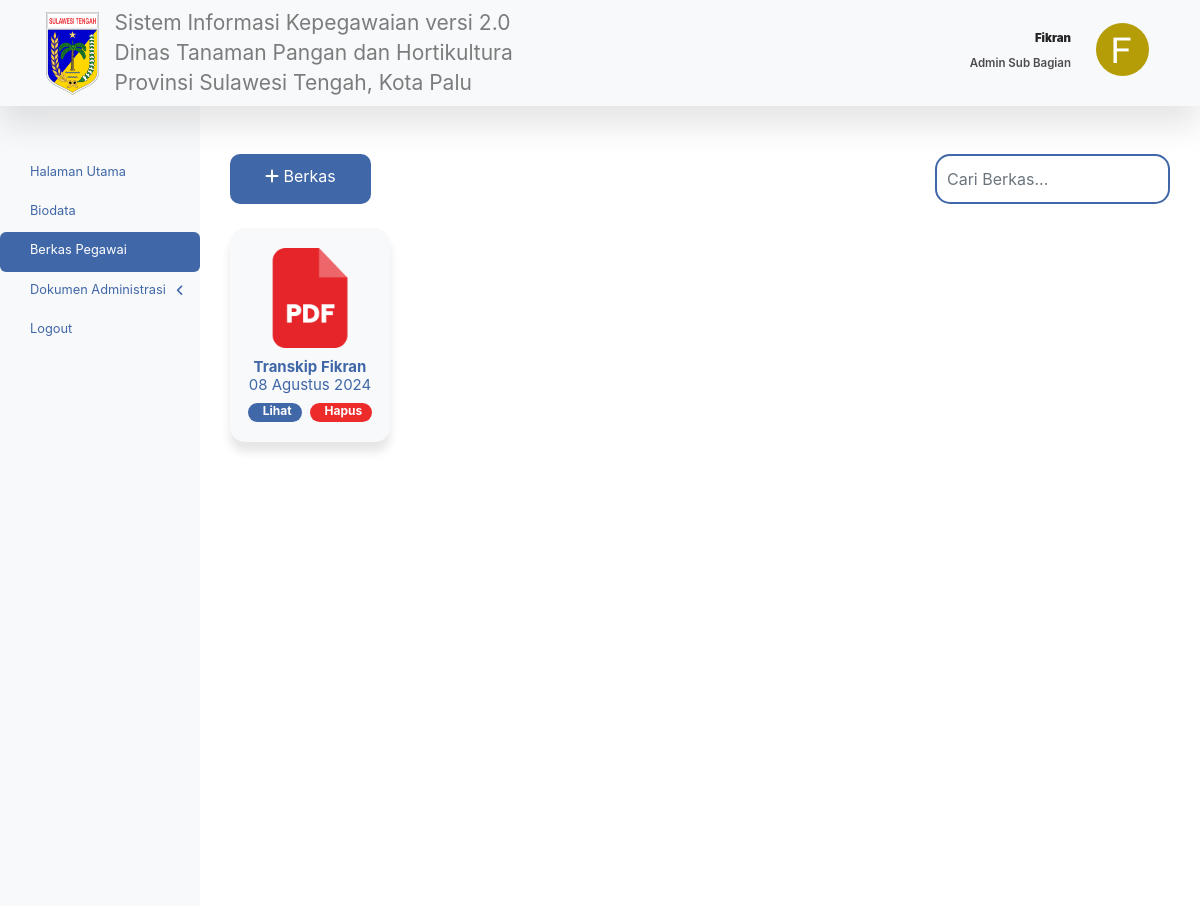
Screenshot of /berkas-staf-pegawai.php (signed in) with the database file from the repository.
### tables this page shows
CREATE TABLE `tb_pegawai` (
  `pegawai_id` int(11) NOT NULL,
  `role_id` int(11) NOT NULL,
  `jabatan_id` int(11) NOT NULL,
  `nama_lengkap` varchar(50) NOT NULL,
  `bidang` varchar(50) NOT NULL,
  `nip_pegawai` varchar(50) NOT NULL,
  `password_pegawai` varchar(255) NOT NULL,
  `nama_jabatan_pegawai` varchar(50) NOT NULL,
  `tmp_lahir_pegawai` varchar(50) NOT NULL,
  `tgl_lahir_pegawai` date NOT NULL,
  `agama_pegawai` varchar(50) NOT NULL,
  `status_perkawinan` varchar(50) NOT NULL,
  `no_hp_pegawai` varchar(50) NOT NULL,
  `pangkat_pegawai` varchar(50) NOT NULL,
  `pendidikan_terakhir` varchar(50) NOT NULL,
  `npwp_pegawai` varchar(50) NOT NULL,
  `ktp_pegawai` varchar(50) NOT NULL,
  `kapreg_pegawai` varchar(50) NOT NULL,
  `email_pegawai` varchar(50) NOT NULL,
  `unit_organisasi` varchar(50) NOT NULL,
  `unit_kerja` varchar(50) NOT NULL,
  `nama_suami_istri` varchar(50) NOT NULL,
  `pekerjaan` varchar(50) NOT NULL,
  `nip_suami_istri` varchar(50) NOT NULL,
  `alamat_pegawai` text NOT NULL,
  `img_dir` varchar(50) NOT NULL
);

CREATE TABLE `tb_role` (
  `role_id` int(11) NOT NULL,
  `role` varchar(50) NOT NULL
);

CREATE TABLE `tb_validasi_berkas` (
  `validasi_id` int(11) NOT NULL,
  `admin_id` int(11) NOT NULL,
  `pegawai_id` int(11) NOT NULL,
  `berkas_id` int(11) NOT NULL,
  `status` int(11) NOT NULL
);

CREATE TABLE `tb_berkas` (
  `berkas_id` int(11) NOT NULL,
  `pegawai_id` int(11) NOT NULL,
  `nama_berkas` varchar(50) NOT NULL,
  `jenis_berkas` varchar(50) NOT NULL,
  `tgl_berkas` date NOT NULL,
  `uraian_berkas` text NOT NULL,
  `berkas_dir` varchar(256) NOT NULL
);

### functions.php (called while the page is built, shortened)
<?php
function tgl_indo($tanggal)
{
    $bulan = array(
        1 =>   'Januari',
        'Februari',
        'Maret',
        'April',
        'Mei',
        'Juni',
        'Juli',
        'Agustus',
        'September',
        'Oktober',
        'November',
        'Desember'
    );
    $pecahkan = explode('-', $tanggal);
    return $pecahkan[2] . ' ' . $bulan[(int)$pecahkan[1]] . ' ' . $pecahkan[0];
}

### berkas-staf-pegawai.php (the view, shortened to what this page needs)
<?php
    require 'layouts/header.php';
    require 'layouts/navbar.php';
    require 'layouts/sidebar.php';
    $pegawaiID = $pegawai["pegawai_id"];
?>
<main role="main" class="col-md-10 ml-sm-auto col-lg-10 main-content">
    <section id="berkasStaf" data-pegawai-id="<?= $pegawai["pegawai_id"]; ?>">
        <div class="row box-cari">
            <div class="col-12">
                <div class="d-flex justify-content-between">
                    <a class="btn btn-tambah" href="tambah-berkas-pegawai.php"><i class="fas fa-plus"></i> Berkas</a>
                    <input type="text" class="form-control col-3" id="namaBerkasPegawai" placeholder="Cari Berkas...">
                </div>
            </div>
        </div>
        <div id="berkasList">
            <div class="row mt-4">
                    <?php
                        $sqlBerkas = mysqli_query($conn, "SELECT * FROM tb_berkas
                                                        INNER JOIN tb_pegawai
                                                        ON tb_berkas.pegawai_id = tb_pegawai.pegawai_id
                                                        INNER JOIN tb_validasi_berkas
                                                        ON tb_validasi_berkas.berkas_id = tb_berkas.berkas_id
                                                        WHERE tb_berkas.pegawai_id = $pegawaiID");
                        if (mysqli_num_rows($sqlBerkas) > 0) {
                            while($berkas = mysqli_fetch_assoc($sqlBerkas)) {
                                $cardBackground = $berkas["status"] == 1 ? 'style="background-color: #D2A9A4!important;"' : '';
                    ?>
                        <div class="col-2">
                            <div class="card text-center" <?= $cardBackground; ?>>
                                <img src="assets/img/pdf.png" alt="PDF">
                                <div class="card-body">
                                    <h3><?= $berkas["nama_berkas"]; ?></h3>
                                    <p><?= tgl_indo($berkas["tgl_berkas"]); ?></p>
                                    <div class="d-flex tombol">
                                        <a href="lihat-berkas-pegawai.php?berkas_id=<?= $berkas["berkas_id"]; ?>" class="badge badge-pill badge-primary mr-1">Lihat</a>
                                        <a href="berkas/hapus.php?berkas_id=<?= $berkas["berkas_id"]; ?>" class="badge badge-pill badge-danger ml-1 hapus_berkas_pegawai">Hapus</a>
                                    </div>
                                </div>
                            </div>
                        </div>
                <?php
                    }
                    }
                ?>
            </div>
        </div>
    </section>
</main>
<?php
    require 'layouts/footer.php';
?>

### layouts/navbar.php
<nav class="navbar navbar-expand-lg navbar-light navbar-custom">
    <a class="navbar-brand" href="home.php">
      <img src="assets/img/logo.png" alt="Logo">
    </a>
    <span class="navbar-text">
      Sistem Informasi Kepegawaian versi 2.0 Dinas Tanaman Pangan dan Hortikultura Provinsi Sulawesi Tengah, Kota Palu
    </span>
    <?php
      if($_SESSION["level"] == 1){
    ?>
    <div class="ml-auto">
      <div class="user-name">
        <h5><strong><?= $admin["nama_lengkap"]; ?></strong></h5>
        <p><?= $role["role"]; ?></p>
      </div>
      <img src="admin/image/<?= $admin["img_dir"]; ?>" class="user-profile" alt="User Image">
    </div>
    <?php }else{ ?>
      <div class="ml-auto">
      <div class="user-name">
        <h5><strong><?= $pegawai["nama_lengkap"]; ?></strong></h5>
        <p><?= $role["role"]; ?></p>
      </div>
      <img src="pegawai/image/<?= $pegawai["img_dir"]; ?>" class="user-profile" alt="User Image">
    </div>
    <?php } ?>
</nav>

### assets/css/style.css (style rules this page uses)
.navbar { max-height: 106px; }
.navbar-brand img { max-height: 50px; }
.navbar-custom { background-color: #f8f9fa; box-shadow: 0 20px 30px rgba(0,0,0,0.1); z-index: 2; }
.navbar-brand img { max-width: 54px; max-height: 83px; margin-left: 30px; }
.navbar-text { font-size: 21px; font-family: 'Inter', sans-serif; font-weight: 400; color: #302E2F; width: 430px; line-height: 30px; }
.user-name { text-align: right; line-height: 5px; margin-right: 25px; margin-top: 40px; margin-bottom: 32px; }
.user-name h5 { font-size: 11.5px; font-family: 'Inter', sans-serif; font-weight: 600; color: #252324; margin-bottom: 15px; }
.user-name p { font-size: 11.5px; font-family: 'Inter', sans-serif; font-weight: 600; color: #4F4D4E; }
.user-profile { height: 53px; width: 53px; margin-right: 35px; margin-top: 18px; margin-bottom: 26px; border-radius: 50%; overflow: hidden; }
.ml-auto { display: flex; align-items: center; }
.main-content { padding: 30px; margin-top: 18px; }
.card { text-align: left; border-radius: 15px; background-color: #F8F7F9; border: none; box-shadow: 0 10px 10px rgba(0,0,0,0.1); }
.card p { color: #4067A7; }
.box-cari input { height: 50px; border-radius: 15px; border: 2px solid #4067A7; padding: 10px; box-sizing: border-box; }
.badge-primary { background-color: #4067A7; }
#berkasStaf .card { text-align: left; border-radius: 15px; background-color: #f8f9fa !important; border: none; box-shadow: 0 10px 10px rgba(0,0,0,0.1); width: 10rem; display: flex; flex-direction: column; align-items: center; margin-bottom: 20px; }
#berkasStaf .card img { margin-top: 20px; width: 100px; }
#berkasStaf .card p { color: #4067A7; font-size: 15px; margin-top: -10px; }
#berkasStaf .card h3 { color: #4067A7; margin-top: -10px; font-weight: bold; font-size: 15px; }
#berkasStaf .card .tombol { margin-top: -10px; justify-content: center; }
.badge-primary { background-color: #4067A7; padding: 2px 10px 5px 15px; }
.badge-danger { background-color: #ED2B2B; padding: 2px 10px 5px 15px; }
.btn-tambah { background-color: #4067A7; outline: none; border: none; border-radius: 10px; padding-left: 35px; padding-right: 35px; padding-top: 0.6rem; color: white; }
h5 { color: #4067A7; font-weight: bold; }

### rows the page displays
tb_pegawai: nama_lengkap "Fikran", img_dir (picture)
tb_role: role "Admin Sub Bagian"
tb_validasi_berkas: berkas.nama_berkas "Transkip Fikran", berkas.tgl_berkas "08 Agustus 2024"
